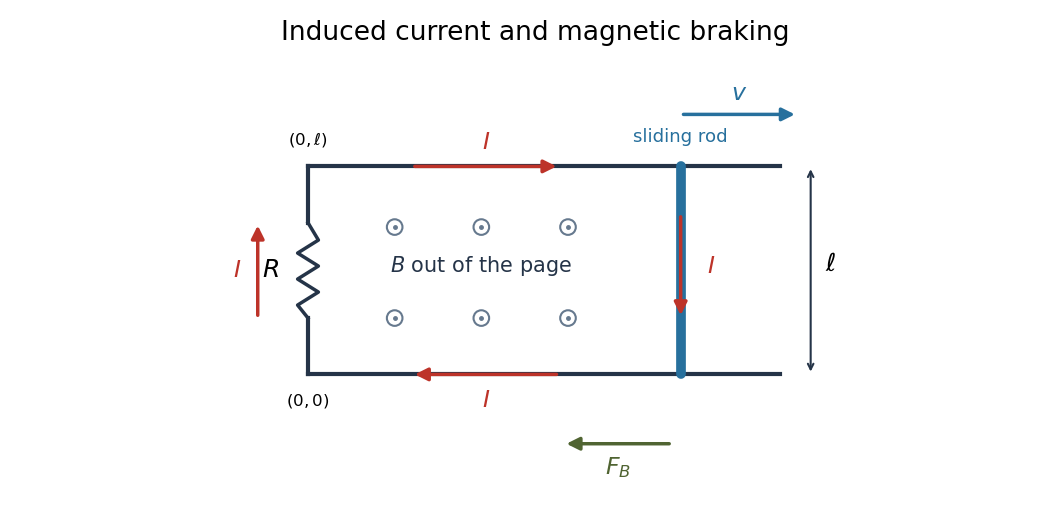

Python code for this plot:
"""Sliding-rod current diagram; Python 3.14, matplotlib 3.10.7.

Write the PNG basename to the caller's current directory. Honour MPLCONFIGDIR.
"""
from pathlib import Path
import matplotlib
matplotlib.use('Agg')
import matplotlib.pyplot as plt
from matplotlib.patches import Circle

fig, ax = plt.subplots(figsize=(10.5, 5.2), dpi=100, facecolor='white')
ax.set_facecolor('white')
rail = '#253448'
current = '#bd3329'
bar = '#27709d'
ax.plot([0, 5.45], [0, 0], color=rail, lw=3)
ax.plot([0, 5.45], [2.4, 2.4], color=rail, lw=3)
ax.plot([0, 0], [0, .65], color=rail, lw=3)
ax.plot([0, 0], [1.75, 2.4], color=rail, lw=3)
ax.plot([0, -.12, .12, -.12, .12, -.12, .12, 0],
        [.65, .8, .95, 1.1, 1.25, 1.4, 1.55, 1.75], color=rail, lw=2.5)
ax.text(-.43, 1.2, '$R$', fontsize=18, va='center', ha='center')
ax.plot([4.3, 4.3], [0, 2.4], color=bar, lw=7, solid_capstyle='round')

def arrow(start, end, color=current, label=None, offset=(0, 0)):
    ax.annotate('', xy=end, xytext=start,
                arrowprops={'arrowstyle': '-|>', 'color': color, 'lw': 2.5,
                            'mutation_scale': 19})
    if label:
        mid = ((start[0]+end[0])/2+offset[0], (start[1]+end[1])/2+offset[1])
        ax.text(*mid, label, color=color, fontsize=17, ha='center', va='center')

arrow((1.2, 2.4), (2.9, 2.4), label='$I$', offset=(0, .28))
arrow((4.3, 1.85), (4.3, .65), label='$I$', offset=(.35, 0))
arrow((2.9, 0), (1.2, 0), label='$I$', offset=(0, -.3))
arrow((-.58, .65), (-.58, 1.75), label='$I$', offset=(-.24, 0))
arrow((4.3, 3), (5.65, 3), color=bar, label='$v$', offset=(0, .24))
arrow((4.2, -.8), (2.95, -.8), color='#506432', label='$F_B$', offset=(0, -.28))
for x in [1.0, 2.0, 3.0]:
    for y in [.65, 1.7]:
        ax.add_patch(Circle((x, y), .09, edgecolor='#66798e', facecolor='white', lw=1.5))
        ax.plot(x, y, 'o', color='#66798e', markersize=2.5)
ax.text(2, 1.18, '$B$ out of the page', ha='center', fontsize=15, color=rail,
        bbox={'facecolor': 'white', 'edgecolor': 'none', 'pad': 2})
ax.annotate('', xy=(5.8, 2.4), xytext=(5.8, 0),
            arrowprops={'arrowstyle': '<->', 'color': rail, 'lw': 1.5})
ax.text(6.03, 1.2, r'$\ell$', fontsize=18, ha='center')
ax.text(0, -.36, '$(0,0)$', fontsize=12, ha='center')
ax.text(0, 2.65, r'$(0,\ell)$', fontsize=12, ha='center')
ax.text(4.3, 2.68, 'sliding rod', fontsize=13, ha='center', color=bar)
ax.set_title('Induced current and magnetic braking', fontsize=19, pad=16)
ax.set_xlim(-1.2, 6.45)
ax.set_ylim(-1.32, 3.6)
ax.set_aspect('equal')
ax.axis('off')
fig.subplots_adjust(left=.04, right=.98, bottom=.06, top=.88)
fig.savefig(Path.cwd() / 'paper-2-sliding-rod.png', dpi=100,
            facecolor='white', transparent=False)
plt.close(fig)
